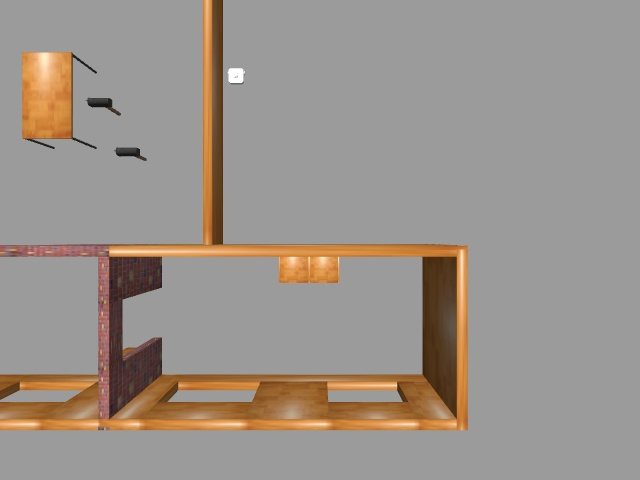
#> input picture _overhead_camera_overhead_camera1_image_raw.jpg, 640 x 480 px, given in place of depth map merged.png, which was not available
$ python 'pgm code.py'
#> lines starting #> are read from the running program, lines starting #| are printed output that depends on the picture; pictures that were not available may be replaced by others from this repository, and a replacement may not be noted
from PIL import Image

# Load the image
image_path = '/home/siddhant/Camera Images/depth map merged.png'
image = Image.open(image_path)
#> image is the input picture: PIL image 640x480 RGB; mean R, G, B 155.6, 146.9, 139.3

# Convert the image to grayscale (if not already in grayscale)
image = image.convert('L')
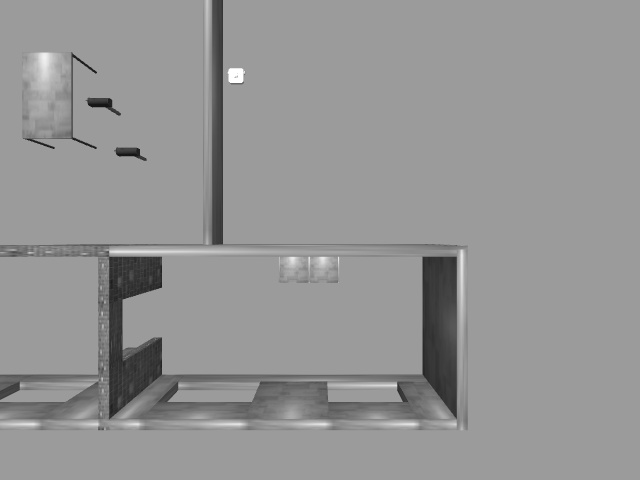
#> image: PIL image 640x480 L; min 19, max 255, mean 148.7

# Resize the image to 512x512
image_resized = image.resize((512, 512))
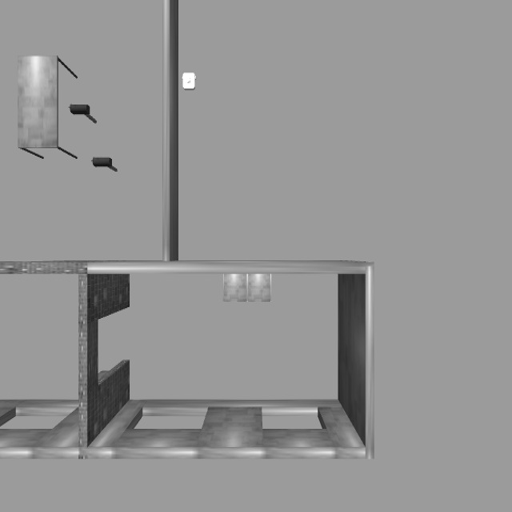
#> image_resized: PIL image 512x512 L; min 13, max 255, mean 148.7

# Save the image as .pgm file
output_path = '/home/siddhant/Camera Images/Depth_Map_Resized.pgm'
image_resized.save(output_path)

print(f'Image saved at: {output_path}')

$ run again, on _overhead_camera_overhead_camera2_image_raw.jpg
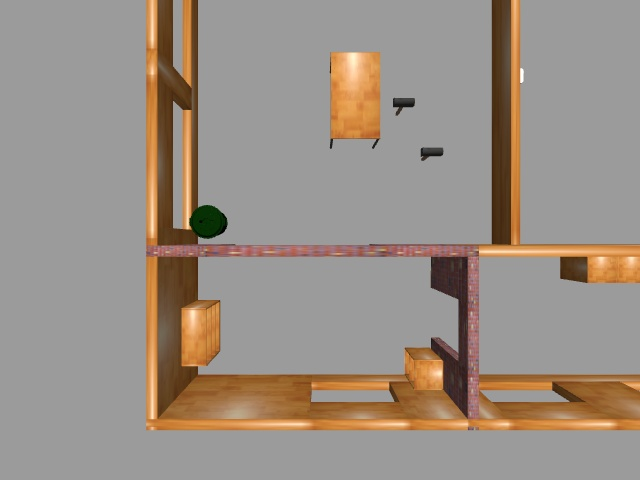
#> input picture _overhead_camera_overhead_camera2_image_raw.jpg, 640 x 480 px, given in place of depth map merged.png, which was not available
#> image is the input picture: PIL image 640x480 RGB; mean R, G, B 154.9, 143.8, 133.7
#> `image = image.convert('L')`:
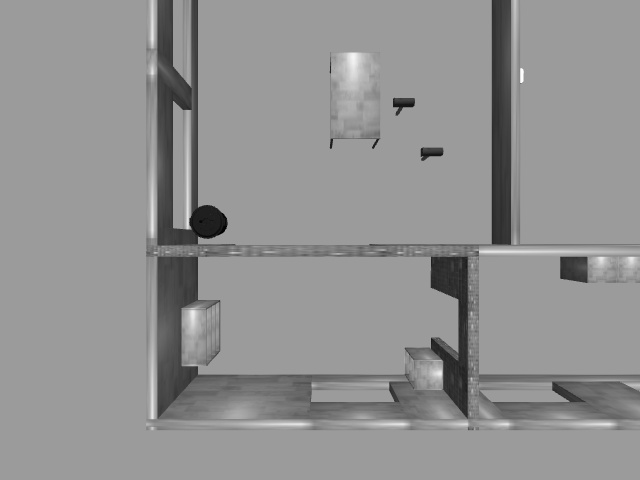
#> image: PIL image 640x480 L; min 0, max 255, mean 146
#> `image_resized = image.resize((512, 512))`:
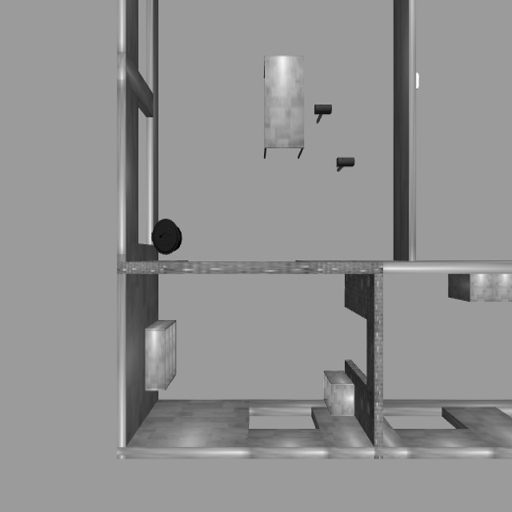
#> image_resized: PIL image 512x512 L; min 0, max 255, mean 146

$ run again, on _overhead_camera_overhead_camera3_image_raw.jpg
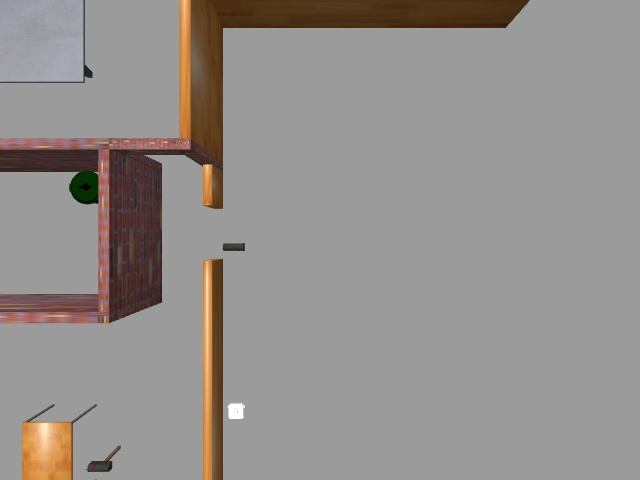
#> input picture _overhead_camera_overhead_camera3_image_raw.jpg, 640 x 480 px, given in place of depth map merged.png, which was not available
#> image is the input picture: PIL image 640x480 RGB; mean R, G, B 148.8, 144, 141
#> `image = image.convert('L')`:
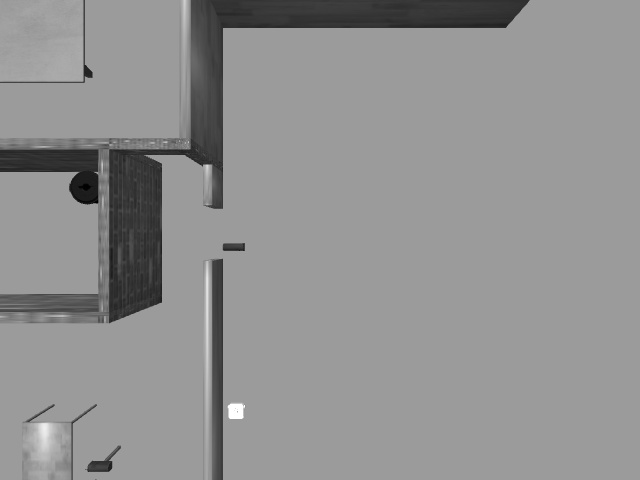
#> image: PIL image 640x480 L; min 0, max 255, mean 145.1
#> `image_resized = image.resize((512, 512))`:
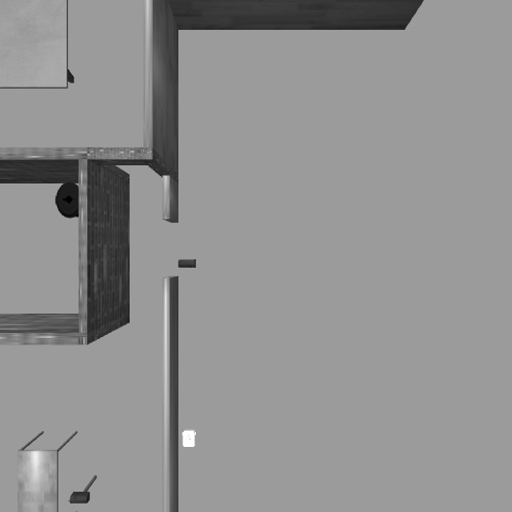
#> image_resized: PIL image 512x512 L; min 0, max 255, mean 145.1
